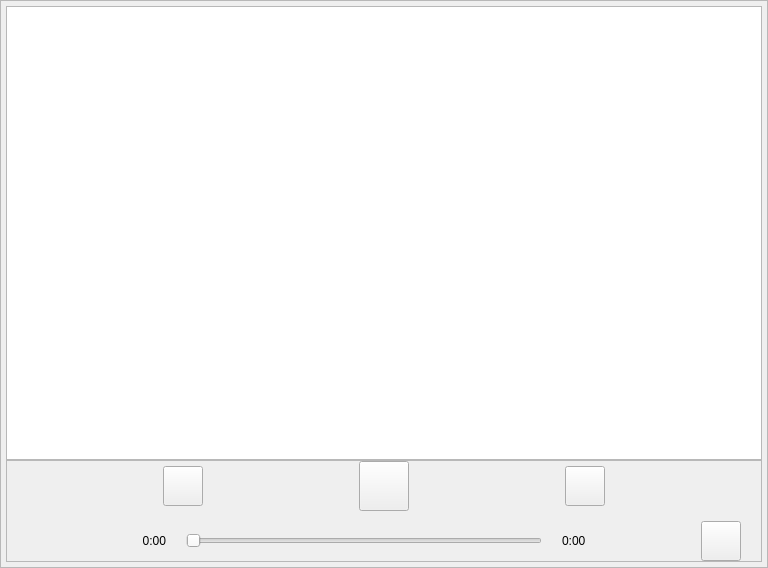
<?xml version="1.0" encoding="UTF-8"?>
<ui version="4.0">
 <class>MyMusicPlayer</class>
 <widget class="QWidget" name="MyMusicPlayer">
  <property name="geometry">
   <rect>
    <x>0</x>
    <y>0</y>
    <width>768</width>
    <height>568</height>
   </rect>
  </property>
  <property name="windowTitle">
   <string>Form</string>
  </property>
  <property name="styleSheet">
   <string notr="true"/>
  </property>
  <layout class="QHBoxLayout" name="horizontalLayout_4">
   <property name="spacing">
    <number>0</number>
   </property>
   <property name="leftMargin">
    <number>0</number>
   </property>
   <property name="topMargin">
    <number>0</number>
   </property>
   <property name="rightMargin">
    <number>0</number>
   </property>
   <property name="bottomMargin">
    <number>0</number>
   </property>
   <item>
    <widget class="QFrame" name="frame">
     <property name="frameShape">
      <enum>QFrame::StyledPanel</enum>
     </property>
     <property name="frameShadow">
      <enum>QFrame::Raised</enum>
     </property>
     <layout class="QVBoxLayout" name="verticalLayout_2" stretch="6,1">
      <property name="spacing">
       <number>0</number>
      </property>
      <property name="leftMargin">
       <number>5</number>
      </property>
      <property name="topMargin">
       <number>5</number>
      </property>
      <property name="rightMargin">
       <number>5</number>
      </property>
      <property name="bottomMargin">
       <number>5</number>
      </property>
      <item>
       <widget class="QTreeView" name="treeView"/>
      </item>
      <item>
       <widget class="QFrame" name="frame_2">
        <property name="frameShape">
         <enum>QFrame::StyledPanel</enum>
        </property>
        <property name="frameShadow">
         <enum>QFrame::Raised</enum>
        </property>
        <layout class="QHBoxLayout" name="horizontalLayout_3">
         <property name="spacing">
          <number>0</number>
         </property>
         <property name="leftMargin">
          <number>0</number>
         </property>
         <property name="topMargin">
          <number>0</number>
         </property>
         <property name="rightMargin">
          <number>0</number>
         </property>
         <property name="bottomMargin">
          <number>0</number>
         </property>
         <item>
          <layout class="QVBoxLayout" name="verticalLayout" stretch="1,1">
           <property name="spacing">
            <number>10</number>
           </property>
           <item>
            <layout class="QHBoxLayout" name="horizontalLayout_2" stretch="2,1,1">
             <property name="spacing">
              <number>50</number>
             </property>
             <property name="leftMargin">
              <number>50</number>
             </property>
             <property name="rightMargin">
              <number>50</number>
             </property>
             <item>
              <widget class="QToolButton" name="leftButton">
               <property name="sizePolicy">
                <sizepolicy hsizetype="Fixed" vsizetype="Fixed">
                 <horstretch>0</horstretch>
                 <verstretch>0</verstretch>
                </sizepolicy>
               </property>
               <property name="minimumSize">
                <size>
                 <width>40</width>
                 <height>40</height>
                </size>
               </property>
               <property name="styleSheet">
                <string notr="true">border-image: url(:/source/png/last.png);</string>
               </property>
               <property name="text">
                <string/>
               </property>
              </widget>
             </item>
             <item>
              <widget class="QToolButton" name="toolButton">
               <property name="sizePolicy">
                <sizepolicy hsizetype="Fixed" vsizetype="Fixed">
                 <horstretch>0</horstretch>
                 <verstretch>0</verstretch>
                </sizepolicy>
               </property>
               <property name="minimumSize">
                <size>
                 <width>50</width>
                 <height>50</height>
                </size>
               </property>
               <property name="styleSheet">
                <string notr="true"/>
               </property>
               <property name="text">
                <string/>
               </property>
               <property name="checkable">
                <bool>false</bool>
               </property>
               <property name="checked">
                <bool>false</bool>
               </property>
               <property name="autoRepeat">
                <bool>false</bool>
               </property>
               <property name="autoExclusive">
                <bool>false</bool>
               </property>
               <property name="autoRaise">
                <bool>false</bool>
               </property>
              </widget>
             </item>
             <item>
              <widget class="QToolButton" name="rightButton">
               <property name="sizePolicy">
                <sizepolicy hsizetype="Fixed" vsizetype="Fixed">
                 <horstretch>0</horstretch>
                 <verstretch>0</verstretch>
                </sizepolicy>
               </property>
               <property name="minimumSize">
                <size>
                 <width>40</width>
                 <height>40</height>
                </size>
               </property>
               <property name="styleSheet">
                <string notr="true">border-image: url(:/source/png/next.png);</string>
               </property>
               <property name="text">
                <string/>
               </property>
              </widget>
             </item>
            </layout>
           </item>
           <item>
            <layout class="QHBoxLayout" name="horizontalLayout" stretch="0,1,3,1,0">
             <property name="spacing">
              <number>20</number>
             </property>
             <property name="rightMargin">
              <number>20</number>
             </property>
             <item>
              <spacer name="horizontalSpacer">
               <property name="orientation">
                <enum>Qt::Horizontal</enum>
               </property>
               <property name="sizeHint" stdset="0">
                <size>
                 <width>40</width>
                 <height>20</height>
                </size>
               </property>
              </spacer>
             </item>
             <item>
              <widget class="QLabel" name="firstTime">
               <property name="text">
                <string>0:00</string>
               </property>
               <property name="alignment">
                <set>Qt::AlignRight|Qt::AlignTrailing|Qt::AlignVCenter</set>
               </property>
              </widget>
             </item>
             <item>
              <widget class="QSlider" name="horizontalSlider">
               <property name="orientation">
                <enum>Qt::Horizontal</enum>
               </property>
              </widget>
             </item>
             <item>
              <widget class="QLabel" name="secondTime">
               <property name="text">
                <string>0:00</string>
               </property>
              </widget>
             </item>
             <item>
              <widget class="QToolButton" name="trumpetButton">
               <property name="minimumSize">
                <size>
                 <width>40</width>
                 <height>40</height>
                </size>
               </property>
               <property name="text">
                <string/>
               </property>
              </widget>
             </item>
            </layout>
           </item>
          </layout>
         </item>
        </layout>
       </widget>
      </item>
     </layout>
    </widget>
   </item>
  </layout>
 </widget>
 <resources>
  <include location="../../resource.qrc"/>
 </resources>
 <connections/>
</ui>
